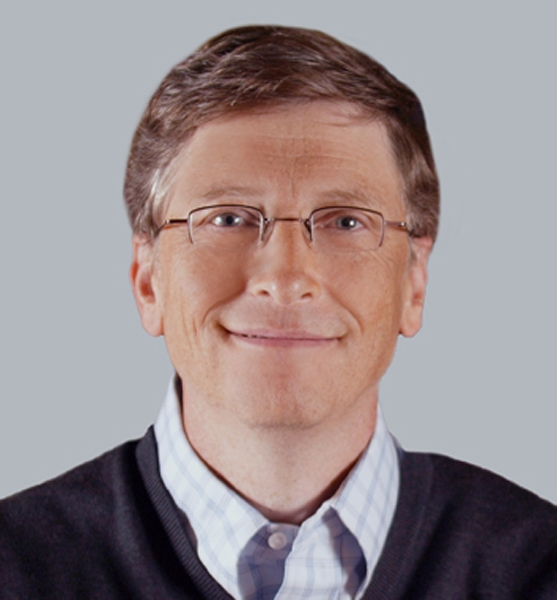
#> input picture AI/OpenCV/Miscellaneous/bill-gates-wealthiest-person.jpg, 557 x 600 px
$ jupyter execute 1_Convert_Image_to_Sketch.ipynb   (shell and % lines are left out)   (older library calls are emulated)
#> lines starting #> are read from the running program, lines starting #| are printed output that depends on the picture
# **Converting Image Into A Pencil Sketch**

In today’s era, we are surrounded by different types of photo manipulating filters in our mobile phones, apps…etc. But do you know how they do these images manipulations…..? In the backend, they are using computer vision techniques. Computer vision has a wide variety of applications not only to reduce the human effort but also used for entertainment apps. Many photo editing apps like FaceApp, Instagram filters…etc are using computer vision techniques.

In this practice session, we will try to convert a normal photo into a pencil sketch using computer vision in a python programming language. In this article, we will show how to convert an image into its corresponding pencil sketch in a few steps.

## **Step-1:  Importing required libraries**

[cell 1]

import IPython
IPython.Application.instance().kernel.do_shutdown(True)

[cell 2]
import cv2
import matplotlib.pyplot as plt

## **Step-2:  Loading the image**

[cell 3]
# !wget https://www.diethelmtravel.com/wp-content/uploads/2016/04/bill-gates-wealthiest-person.jpg

Using the below code snippet, we will read the image that is to be processed.

[cell 4]
img = cv2.imread('bill-gates-wealthiest-person.jpg', 1)
#> img is the input picture: shape (600, 557, 3); mean B, G, R 140.2, 138.9, 151.6
plt.imshow(img)
#> (this line was passed over: IPython is not available in this run)
plt.show()

## **Step-3: Converting an image into gray_scale image**

Using the below code snippet, we will convert the input image into equivalent grey-scale using cv2.cvtColor.

[cell 5]
img_gray = cv2.cvtColor(img, cv2.COLOR_BGR2GRAY)
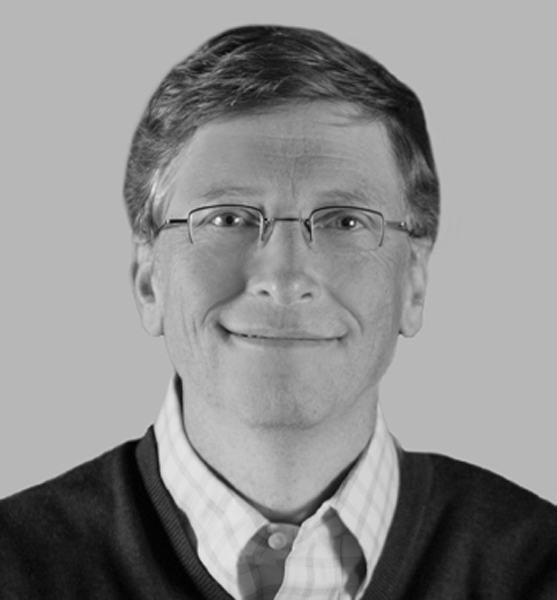
#> img_gray: shape (600, 557); min 1, max 246, mean 142.7
plt.imshow(img_gray)
#> (this line was passed over: IPython is not available in this run)
plt.show()

Converting an image into grayscale gives us black & white pixels in the image which is used for creating a pencil sketch.

## **Step-4: Inverting the image**

Using the below code snippet, we will invert the image color using cv2.bitwise

[cell 6]
img_invert = cv2.bitwise_not(img_gray)
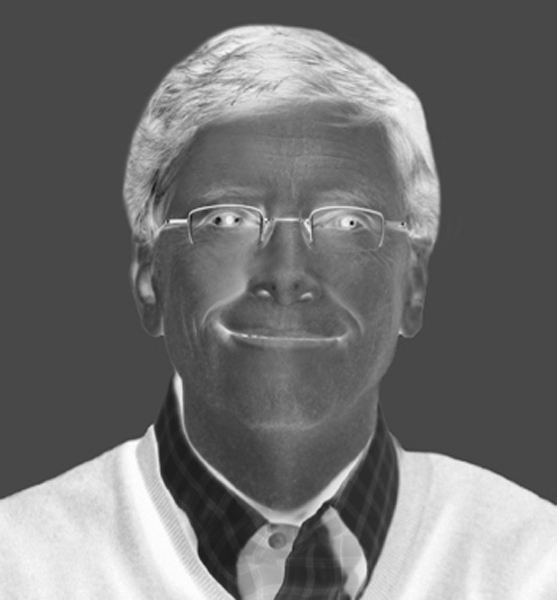
#> img_invert: shape (600, 557); min 9, max 254, mean 112.3
plt.imshow(img_invert)
#> (this line was passed over: IPython is not available in this run)
plt.show()

We are using the bitwise_not function which is used to make brighter regions lighter and vice versa so that we can find the edges to create a pencil sketch.

## **Step-5: Smoothing the image**

In the below code snippet, we will smooth the image using Gaussian Blur.

[cell 7]
img_smoothing = cv2.GaussianBlur(img_invert, (21, 21),sigmaX=0, sigmaY=0)
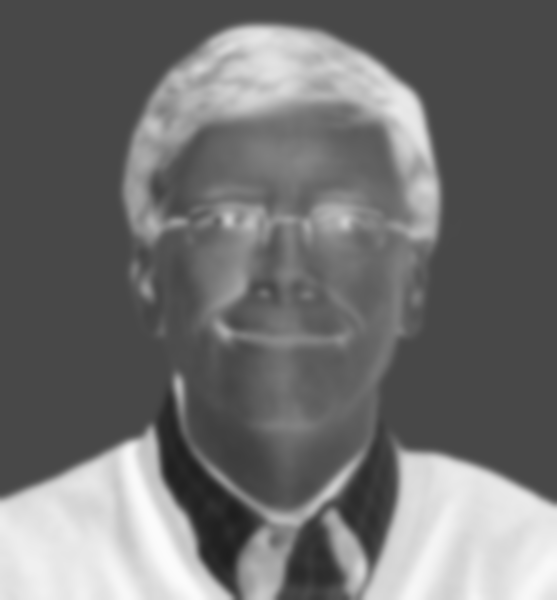
#> img_smoothing: shape (600, 557); min 30, max 251, mean 112.3
plt.imshow(img_smoothing)
#> (this line was passed over: IPython is not available in this run)
plt.show()

We have used the gaussian blur technique with 21 x 21 pixel and the default sigma values filter on the image to smoothen our image. By increasing the filter size, we can create thin lines for our sketch and it is used to reduce the noise in the image.

## **Step-6: Obtaining the final sketch**

Using the below code snippet, we will obtain the final pencil sketch of the input image using a blend function dodgev2.

[cell 8]
def dodgeV2(x, y):
    return cv2.divide(x, 255 - y, scale=256)
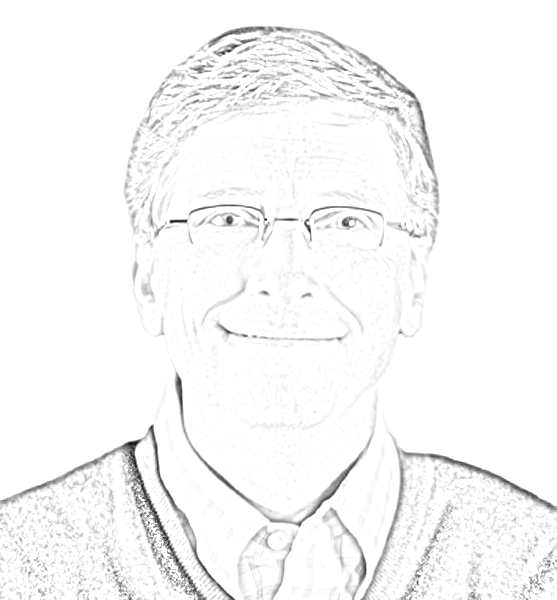
#> returned value: shape (600, 557); min 16, max 255, mean 247.6

By using this function, it is dividing the greyscale value of the image by the inverse of blurred image value which highlights the boldest edges. This technique is used by traditional photographers to print photos from the reel.

## **Final Output as Pencil Sketch**

[cell 9]
final_img = dodgeV2(img_gray, img_smoothing)
plt.imshow(final_img)
#> (this line was passed over: IPython is not available in this run)

$ run again, with AI/OpenCV/Miscellaneous/afraid_of_the_dark_image_via_shutterstock.jpg copied over AI/OpenCV/Miscellaneous/bill-gates-wealthiest-person.jpg
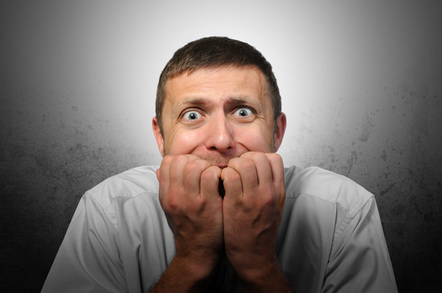
#> input picture AI/OpenCV/Miscellaneous/afraid_of_the_dark_image_via_shutterstock.jpg, 442 x 293 px
#> img is the input picture: shape (293, 442, 3); mean B, G, R 107.8, 111.6, 120.5
#> `img_smoothing = cv2.GaussianBlur(img_invert, (21, 21),sigmaX=0, sigmaY..`:
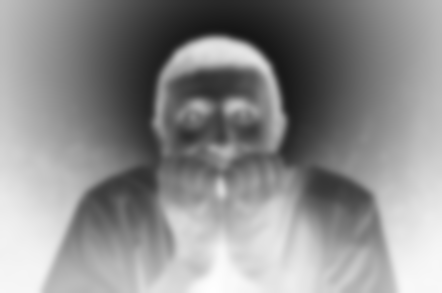
#> img_smoothing: shape (293, 442); min 22, max 254, mean 141.2
#> in dodgeV2, `return cv2.divide(x, 255 - y, scale=256)`:
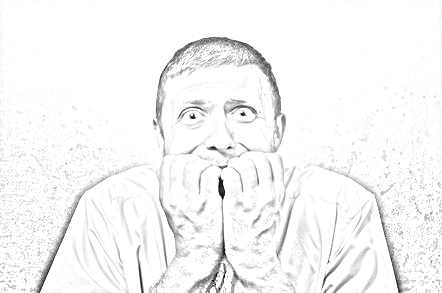
#> returned value: shape (293, 442); min 0, max 255, mean 245.9

$ run again, with AI/OpenCV/Miscellaneous/cheetah.jpg copied over AI/OpenCV/Miscellaneous/bill-gates-wealthiest-person.jpg
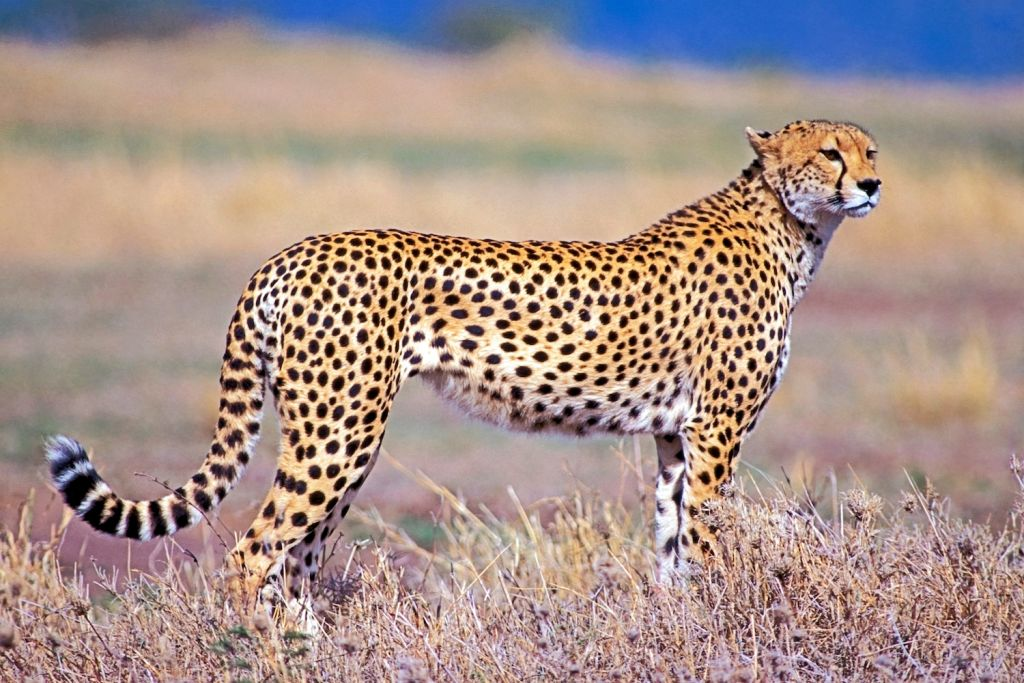
#> input picture AI/OpenCV/Miscellaneous/cheetah.jpg, 1024 x 683 px
#> img is the input picture: shape (683, 1024, 3); mean B, G, R 139.3, 145.7, 166.4
#> `img_smoothing = cv2.GaussianBlur(img_invert, (21, 21),sigmaX=0, sigmaY..`:
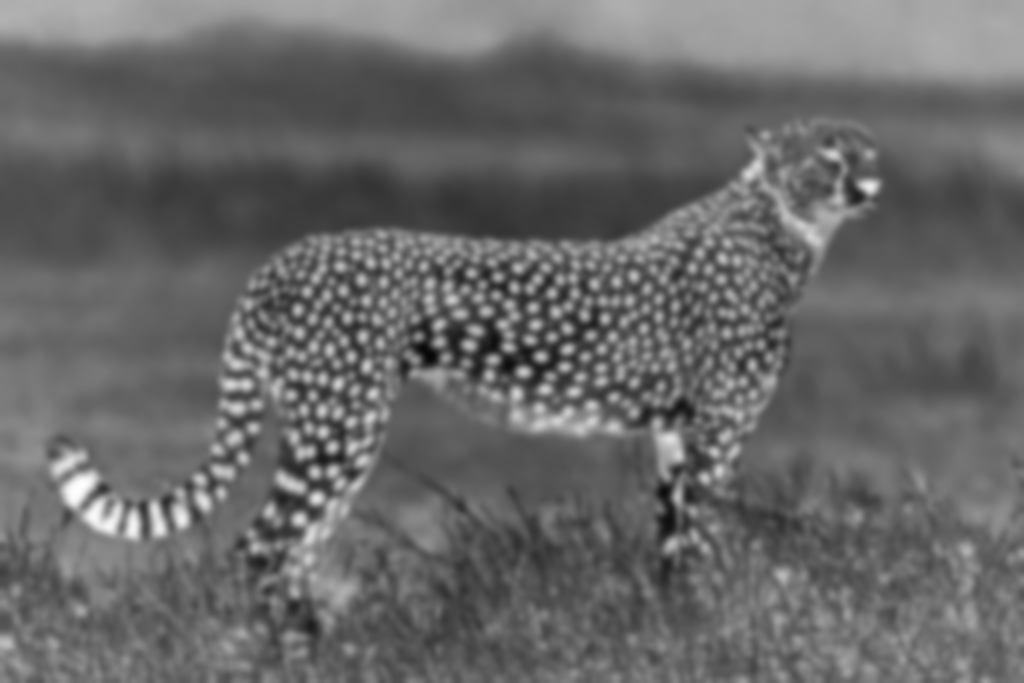
#> img_smoothing: shape (683, 1024); min 5, max 254, mean 103.8
#> in dodgeV2, `return cv2.divide(x, 255 - y, scale=256)`:
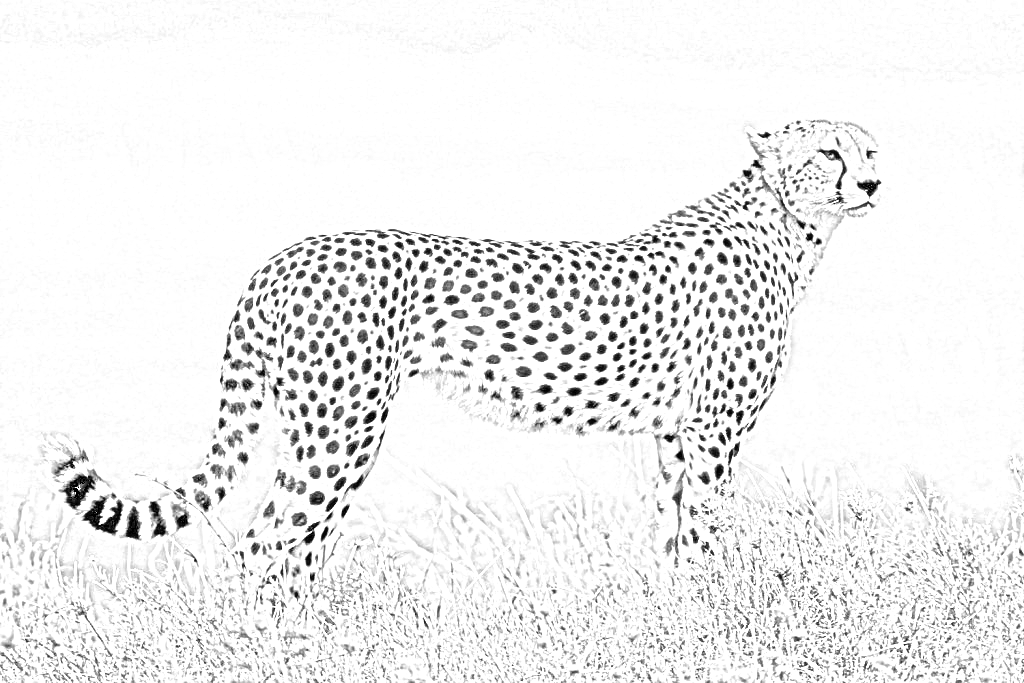
#> returned value: shape (683, 1024); min 0, max 255, mean 238.6
